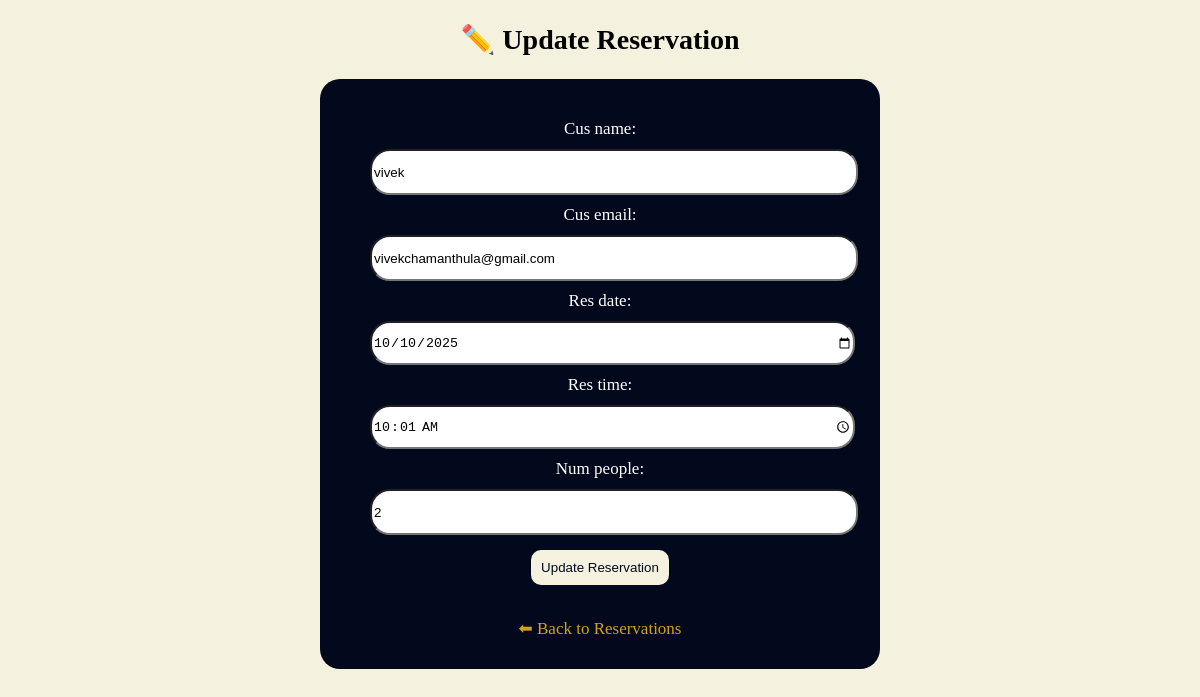
The app's page /update/2/ with its own data.
### urban_umami/models.py (models this page shows, shortened)
class Reservation(models.Model):
    res_id = models.AutoField(primary_key=True)
    cus_name = models.CharField(max_length=100)
    cus_email = models.EmailField()
    res_date = models.DateField()
    res_time = models.TimeField()
    num_people = models.PositiveIntegerField()

### urban_umami/views.py (the view)
# urls.py: path('update/<int:id>/', views.update_reservation, name='update_reservation'),
def update_reservation(request, id):
    if request.session.get('role') == 'customer':
        return HttpResponseForbidden("Customers are not allowed to update reservations")
    reservation = get_object_or_404(Reservation, res_id=id)
    if request.method == "POST":
        form = ReservationForm(request.POST, instance=reservation)
        if form.is_valid():
            res_date = form.cleaned_data['res_date']
            res_time = form.cleaned_data['res_time']
            count = Reservation.objects.filter(
                res_date=res_date,
                res_time=res_time
            ).exclude(res_id=id).count()
            if count >= 12:
                messages.error(
                    request,
                    "All tables are booked for this time. Choose another slot."
                )
            else:
                form.save()
                messages.success(request, "Reservation updated successfully!")
                return redirect('reserve')
    else:
        form = ReservationForm(instance=reservation)
    return render(request, 'urban_umami/reserve_update.html', {'form': form})

### urban_umami/forms.py
class ReservationForm(forms.ModelForm):
    class Meta:
        model = Reservation
        fields = "__all__"
        widgets = {
             'cus_name': forms.TextInput(
                attrs={'class': 'reserve_content', 'placeholder': 'Customer Name'}
            ),
            'cus_email': forms.EmailInput(
                attrs={'class': 'reserve_content', 'placeholder': 'Email'}
            ),
            'res_date': forms.DateInput(
                attrs={'type': 'date', 'class': 'reserve_content'}
            ),
            'res_time': forms.TimeInput(
                attrs={'type': 'time', 'class': 'reserve_content'}
            ),
            'num_people': forms.NumberInput(
                attrs={'class': 'reserve_content', 'min': 1}
            ),
        }

### urban_umami/templates/urban_umami/reserve_update.html (shortened to what this page needs)
{% load static %}
<!DOCTYPE html>
<html lang="en">
<head>
    <link rel="stylesheet" href="{% static 'stylesheets/style.css' %}">
</head>
<body>
    <h2 id="reserve_main_head_h2">✏️ Update Reservation</h2>
    <center>
        <div  class="reserve_main_div_2">
        <form method="post">
            {% for field in form %}
            <div class="form-group">
                {{ field.label_tag }}
                {{ field }}
            </div>
            {% endfor %}
            <button type="submit" class="reserve_btn"
                onclick="return confirm('Are you sure you want to update this reservation?');">
                Update Reservation
            </button>
        </form>
        <br>
        <a href="{% url 'reserve' %}">⬅ Back to Reservations</a>
        </div>
    </center>
</body>
</html>

### urban_umami/static/stylesheets/style.css (style rules this page uses)
:root { --background-color-navbar: #03091d; --background-color-body: #f4f1de; --background-color-footer: #03091d; --background-color-body: #f4f1de; --text-color-navbar: #d4a015; --text-color-footer: #d4a015; --text-color-body: #0d0d0d; --form-background-color: #ffffff; --form-text-color: #0d0d0d; --button-text-color: #ffffff; --button-backgroud-color: #d4a015; --button-text-hover-color: #0d0d0d; --button-background-hover-color: #f2c94c; --caard-text-color: #0d0d0d; --card-backgroud-color: #f7f7f7; --card-text-hover-color: #ffffff; --card-background-hover-color: #d4a015; --h1-font-size: 28px; --h2-font-size: 26px; --h3-font-size: 24px; --h4-font-size: 20px; --para-font-size: 16px; --h1-font-weight: 900; --h2-font-weight: 700; --h3-font-weight: 500; --para-font-weight: 400; --boxshadow: 0 4px 12px rgba(0, 0, 0, 0.15); --text-shadow: 1px 1px 3px rgba(0, 0, 0, 0.4); --major-heading-font-size: 48px; --major-heading-font-weight: 900; --major-para-font-size: 17px; --major-para-font-weight: 400; }
body { background-color: var(--background-color-body); }
button { border: none; outline: none; }
.reserve_main_div_2 { width: 500px; height: fit-content; padding: 30px; margin: 20px; background-color: var(--background-color-navbar); border-radius: 20px; }
#reserve_main_head_h2 { text-align: center; font-size: var(--h1-font-size); }
.reserve_main_div_2 form input { width:100%; height:40px; border-radius: 20px; margin:10px; }
.reserve_main_div_2 form { color:var(--button-text-color); font-size: var(--major-para-font-size); margin:10px; }
.reserve_main_div_2 button { background-color: var(--background-color-body); color:var(--background-color-navbar); padding:10px; margin:5px; border-radius: 10px; }
.reserve_main_div_2 a { text-decoration: none; color:var(--button-backgroud-color); font-size: var(--major-para-font-size); }

### records on screen
Reservation: form "vivek" "vivekchamanthula@gmail.com" "10/10/2025" "10:01:00" "2"

### other values on screen
{{ field.label_tag }} "Cus name:" "Cus email:" "Res date:" "Res time:" "Num people:"
